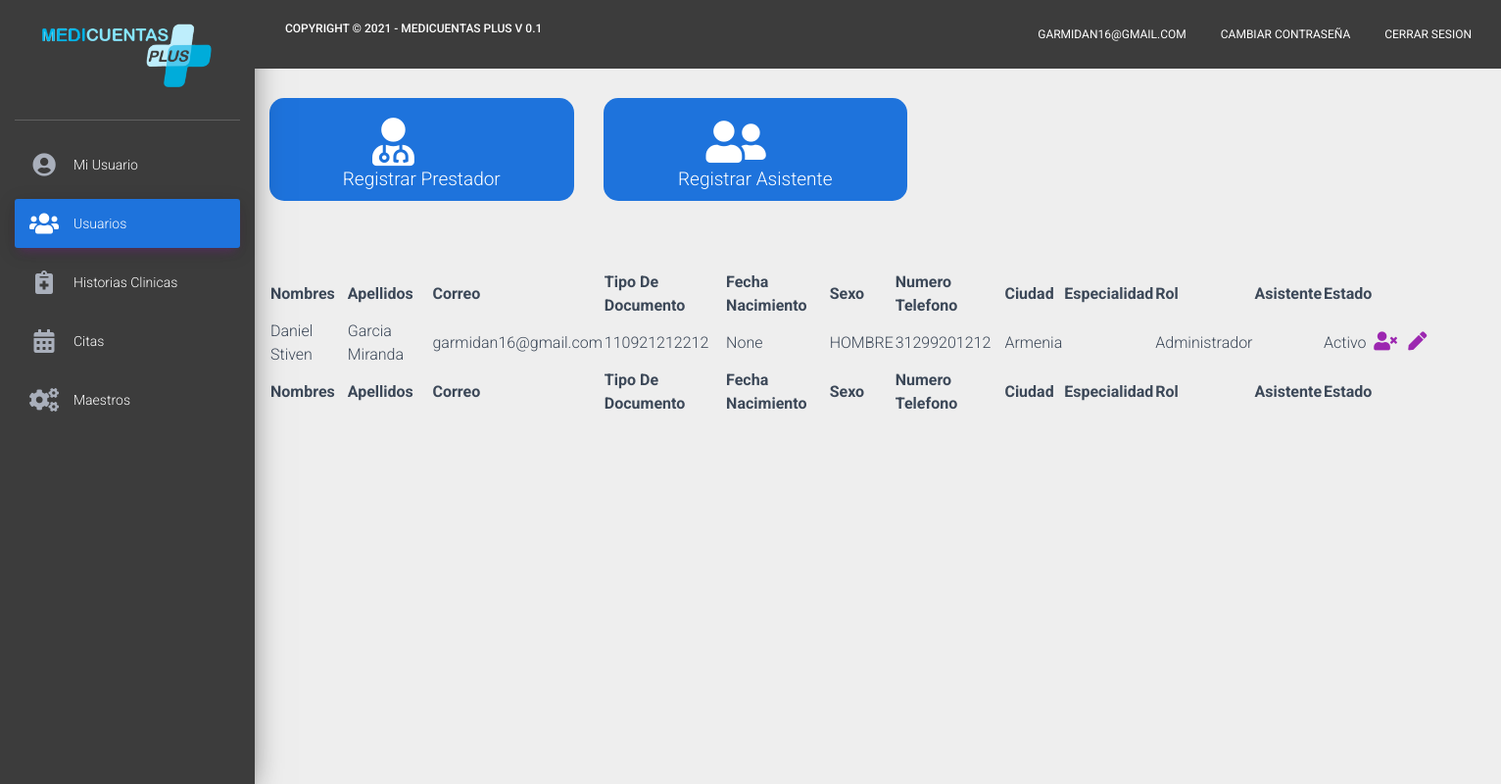
The app's page /usuarios (signed in), older data.
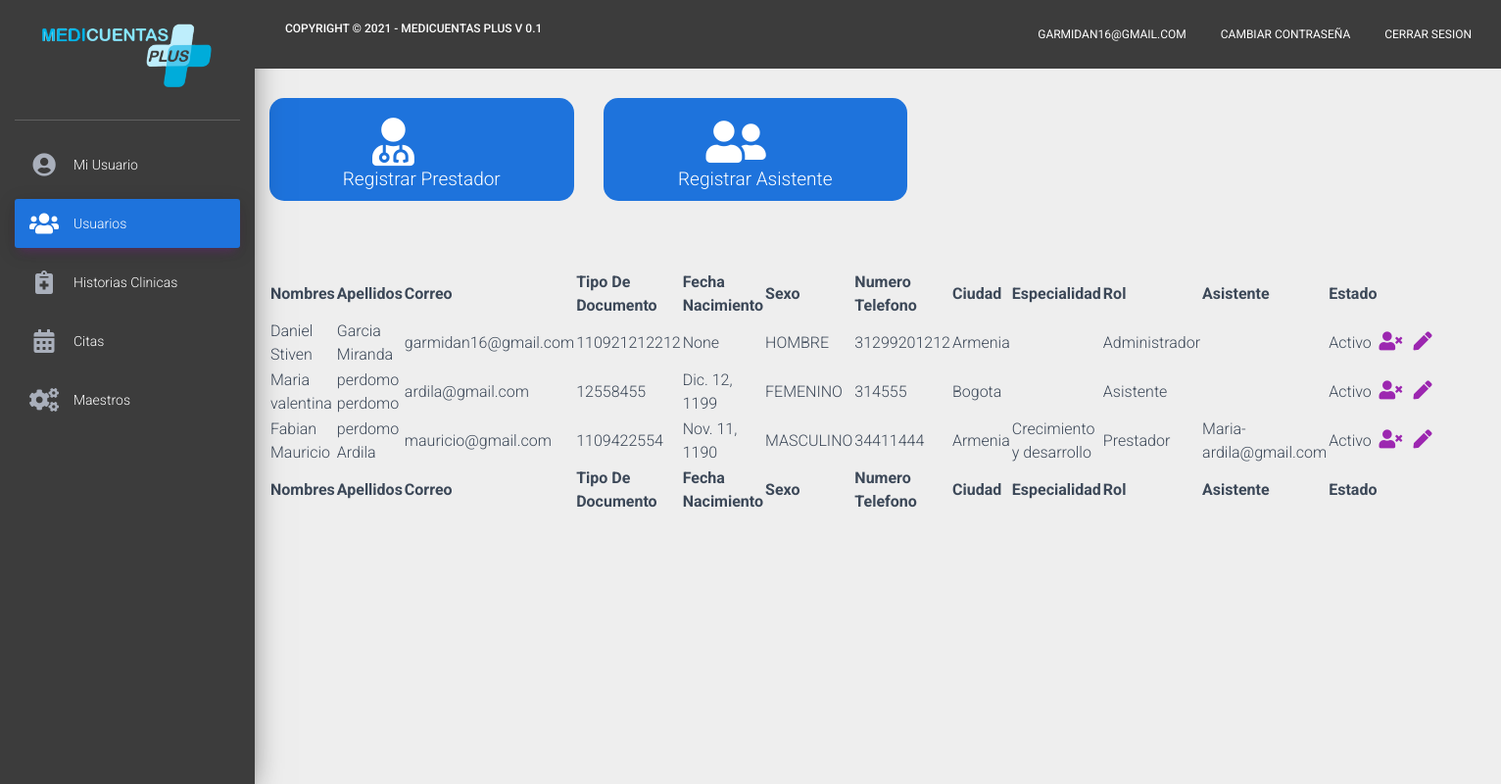
The same page, newer data.
### modelos/models.py (models this page shows)
class Usuario(models.Model):
    primernombre = models.CharField(max_length=1000, blank=True, null=True)
    segundonombre = models.CharField(max_length=1000, blank=True, null=True)
    primerapellido = models.CharField(max_length=1000, blank=True, null=True)
    segundoapellido = models.CharField(max_length=1000, blank=True, null=True)
    usuario = models.CharField(max_length=1000, blank=True, null=True)
    clave = models.TextField(blank=True, null=True)
    tipodocumento= models.CharField(max_length=1000, blank=True, null=True)
    numerodocumento= models.CharField(max_length=1000, blank=True, null=True)
    fechanacimiento = models.DateField(blank=True, null=True)
    edad = models.CharField(max_length=100, blank=True, null=True)
    numerotelefono = models.IntegerField( blank=True, null=True)
    ciudad = models.ForeignKey(Ciudad, on_delete=models.CASCADE,blank=True, null=True)
    especialidad = models.ForeignKey(Especialidad, on_delete=models.CASCADE,blank=True, null=True)
    rol = models.CharField(max_length=500, blank=True , null=True)
    asistente = models.CharField(max_length=500, blank=True, null= True)
    permisoscomentario = models.CharField(max_length=100, blank=True, null= True)
    sexo = models.CharField(max_length=500, blank=True, null= True)
    consultorio = models.CharField(max_length=500, blank=True, null= True)
    estado = models.CharField(max_length=500, blank=True, null= True)

class Ciudad(models.Model):
    ciudad = models.CharField(max_length=1000, blank=True, null=True)

class Especialidad(models.Model):
    especialidad = models.CharField(max_length=1000, blank=True, null=True)

### modelos/views.py (the view)
# urls.py: path('usuarios',usuarios),
def usuarios(request):
    if request.session.get('validar') == False:
        return redirect('/')
    else:
        usuario = Usuario.objects.get(id=request.session.get('user'))
        if usuario.rol == "Administrador":
            usuarios = Usuario.objects.all()
            return render(request,'miusuarios.html',{"usuarios":usuarios,"usuario":usuario,"sesion":request.session.get('validar')})
        else:
            return redirect('/dashboard')

### modelos/templates/miusuarios.html (shortened to what the changed rows need)
<!doctype html>
<html lang="en">
{% load static %}
<head>
    <link rel="stylesheet" href="https://maxcdn.bootstrapcdn.com/font-awesome/latest/css/font-awesome.min.css">
    <link rel="stylesheet" href="https://use.fontawesome.com/releases/v5.7.0/css/all.css"
>
    <link href="https://cdn.jsdelivr.net/npm/bootstrap@5.1.1/dist/css/bootstrap.min.css" rel="stylesheet"
>
    <link href="{% static 'css/material-dashboard.css' %}" rel="stylesheet" />
</head>
<body>
    <div class="wrapper ">
        <div class="main-panel">
            <nav class="navbar navbar-expand-lg navbar-transparent navbar-absolute fixed-top"
                style="background-color: #3c3c3c !important; color: #fff !important;">
                <div class="container-fluid">
                    <div class="collapse navbar-collapse justify-content-end">
                        <ul class="navbar-nav">
                            <li class="nav-item">
                                <a class="nav-link" href="javascript:;">
                                    {{usuario.usuario}}
                                </a>
                            </li>
                        </ul>
                    </div>
                </div>
            </nav>
            <div class="content">
                <table id="example" class="display nowrap" style="width:100%">
                    <thead>
                        <tr>
                            <th>Nombres</th>
                            <th>Apellidos</th>
                            <th>Correo</th>
                            <th>Tipo De Documento</th>
                            <th>Fecha Nacimiento</th>
                            <th>Sexo</th>
                            <th>Numero Telefono</th>
                            <th>Ciudad</th>
                            <th>Especialidad</th>
                            <th>Rol</th>
                            <th>Asistente</th>
                            <th>Estado</th>
                            <th></th>
                        </tr>
                    </thead>
                    <tbody>
                        {% for user in usuarios%}
                        <tr>
                            <td>{{user.primernombre}} {{user.segundonombre}}</td>
                            <td>{{user.primerapellido}} {{user.segundoapellido}}</td>
                            <td>{{user.usuario}}</td>
                            <td>{{user.numerodocumento}}</td>
                            <td>{{user.fechanacimiento}}</td>
                            <td>{{user.sexo}}</td>
                            <td>{{user.numerotelefono}}</td>
                            <td>{{user.ciudad.ciudad}}</td>
                            <td>
                                {% if user.especialidad.especialidad%}
                                {{user.especialidad.especialidad}}
                                {%endif%}
                            </td>
                            <td>{{user.rol}}</td>
                            <td>
                                {% if user.asistente%}
                                {{user.asistente}}
                                {%endif%}
                            </td>
                            <td>
                                {{user.estado}}
                            </td>
                            <td>
                                <div class="w-100 row">
                                    <div class="col-md-1">
                                        {% if user.estado == 'Activo'%}
                                        <a type="button" href="/usuarios/inactivar/activar/{{user.id}}" style="width: 10%;"><i
                                                class="fas fa-user-times"
                                                style="font-size: 19px; margin-right: 90px;"></i></a>
                                        {%else%}
                                        <a type="button" href="/usuarios/inactivar/activar/{{user.id}}" style="width: 10%;"><i
                                                class="fas fa-user"
                                                style="font-size: 19px; margin-right: 90px;"></i></a>
                                        {%endif%}
                                    </div>
                                    <div class="col-md-1" style="margin-left: 35px; float: left; position: absolute;">
                                        <a href="/usuarios/editar/{{user.id}}" style="width: 10%;"><i class="fas fa-pen"
                                                style="font-size: 19px; margin-right: -20px;"></i></a>
                                    </div>
                                </div>
                            </td>
                        </tr>
                        {% endfor %}
                    </tbody>
                    <tfoot>
                        <tr>
                            <th>Nombres</th>
                            <th>Apellidos</th>
                            <th>Correo</th>
                            <th>Tipo De Documento</th>
                            <th>Fecha Nacimiento</th>
                            <th>Sexo</th>
                            <th>Numero Telefono</th>
                            <th>Ciudad</th>
                            <th>Especialidad</th>
                            <th>Rol</th>
                            <th>Asistente</th>
                            <th>Estado</th>
                            <th></th>
                        </tr>
                    </tfoot>
                </table>
            </div>
        </div>
    </div>
    <link rel="stylesheet" type="text/css" href="https://cdn.datatables.net/v/dt/dt-1.11.2/datatables.min.css" />
</body>
</html>

Row changes from the older to the newer data that the page shows:
added Usuario: primernombre "Maria", segundonombre "valentina", primerapellido "perdomo", segundoapellido "perdomo", usuario "ardila@gmail.com", numerodocumento "12558455", fechanacimiento "Dic. 12, 1199", sexo "FEMENINO", numerotelefono "314555", ciudad.ciudad "Bogota", rol "Asistente", estado "Activo"
added Usuario: primernombre "Fabian", segundonombre "Mauricio", primerapellido "perdomo", segundoapellido "Ardila", usuario "mauricio@gmail.com", numerodocumento "1109422554", fechanacimiento "Nov. 11, 1190", sexo "MASCULINO", numerotelefono "34411444", ciudad.ciudad "Armenia", especialidad.especialidad "Crecimiento y desarrollo", rol "Prestador", asistente "Maria-ardila@gmail.com", estado "Activo"
